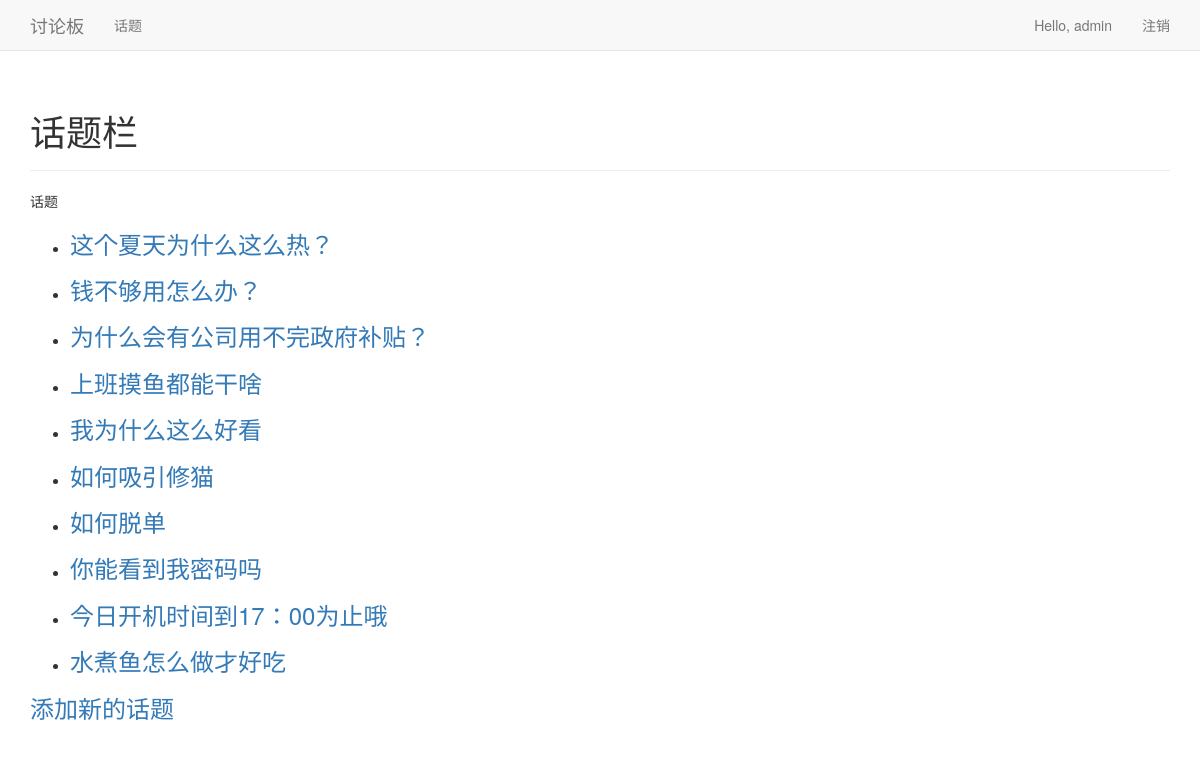
The app's page /topics/ (signed in) with its own data.
### learning_logs/models.py (models this page shows)
class Topic(models.Model):
    text = models.CharField(max_length=250)
    date_added = models.DateTimeField(auto_now_add=True)
    owner = models.ForeignKey(User,on_delete=models.CASCADE)
    def __str__(self):
        return self.text

### learning_logs/views.py (the view)
# urls.py: path('topics/',views.topics,name='Topics'),
@login_required
def topics(request):
    topics = Topic.objects.order_by('date_added')
    context = {'topics': topics}
    return render(request,'learning_logs/topics.html',context)

### learning_logs/templates/learning_logs/topics.html (shortened to what this page needs)
<!DOCTYPE html>
<html lang="en">
<head>
</head>
<body>
{% extends "learning_logs/base.html" %}
{% block header %}
    <h1>话题栏</h1>
{% endblock header %}
{% block content %}
    <p>
        话题
    </p>
    <ul>
        {% for topic in topics %}
            <li>
                <h3>
                    <a href="{% url 'learning_logs:topic' topic.id %}">{{ topic }}</a>
                </h3>
            </li>
        {% empty %}
            <li>尚未提出话题。</li>
        {% endfor %}
    </ul>
<h3><a href="{% url 'learning_logs:new_topic' %}">添加新的话题</a></h3>
{% endblock content %}

### learning_logs/templates/learning_logs/base.html (shortened to what this page needs)
{% load bootstrap3 %}
<!DOCTYPE html>
<html lang="en">
<head>
    {% bootstrap_css %}
</head>
<body>
    <nav class="navbar navbar-default navbar-static-top">
        <div class="container">
            <div class="navbar-header">
                <a class="navbar-brand" href="{% url 'learning_logs:index' %}">
                讨论板</a>
            </div>
            <div id="navbar" class="navbar-collapse collapse">
                <ul class="nav navbar-nav">
                    <li><a href="{% url 'learning_logs:Topics' %}">话题</a> </li>
                </ul>
                <ul class="nav navbar-nav navbar-right">
                    {% if user.is_authenticated %}
                        <li><a>Hello, {{ user.username }}</a></li>
                        <li><a href="{% url 'users:logout' %}">注销</a> </li>
                    {% else %}
                        <li><a href="{% url 'users:register' %}">注册</a> </li>
                        <li><a href="{% url 'users:login' %}">登录</a> </li>
                    {% endif %}
                </ul>
            </div>
        </div>
    </nav>
    <div class="container">
        <div class="page-header">
            {% block header %}{% endblock header %}
        </div>
        <div>
            {% block content %}{% endblock content %}
        </div>
    </div>
</body>
</html>

### records on screen
Topic: text "这个夏天为什么这么热？"
Topic: text "钱不够用怎么办？"
Topic: text "为什么会有公司用不完政府补贴？"
Topic: text "上班摸鱼都能干啥"
Topic: text "我为什么这么好看"
Topic: text "如何吸引修猫"
Topic: text "如何脱单"
Topic: text "你能看到我密码吗"
Topic: text "今日开机时间到17：00为止哦"
Topic: text "水煮鱼怎么做才好吃"

### other values on screen
{{ user.username }} "admin"
